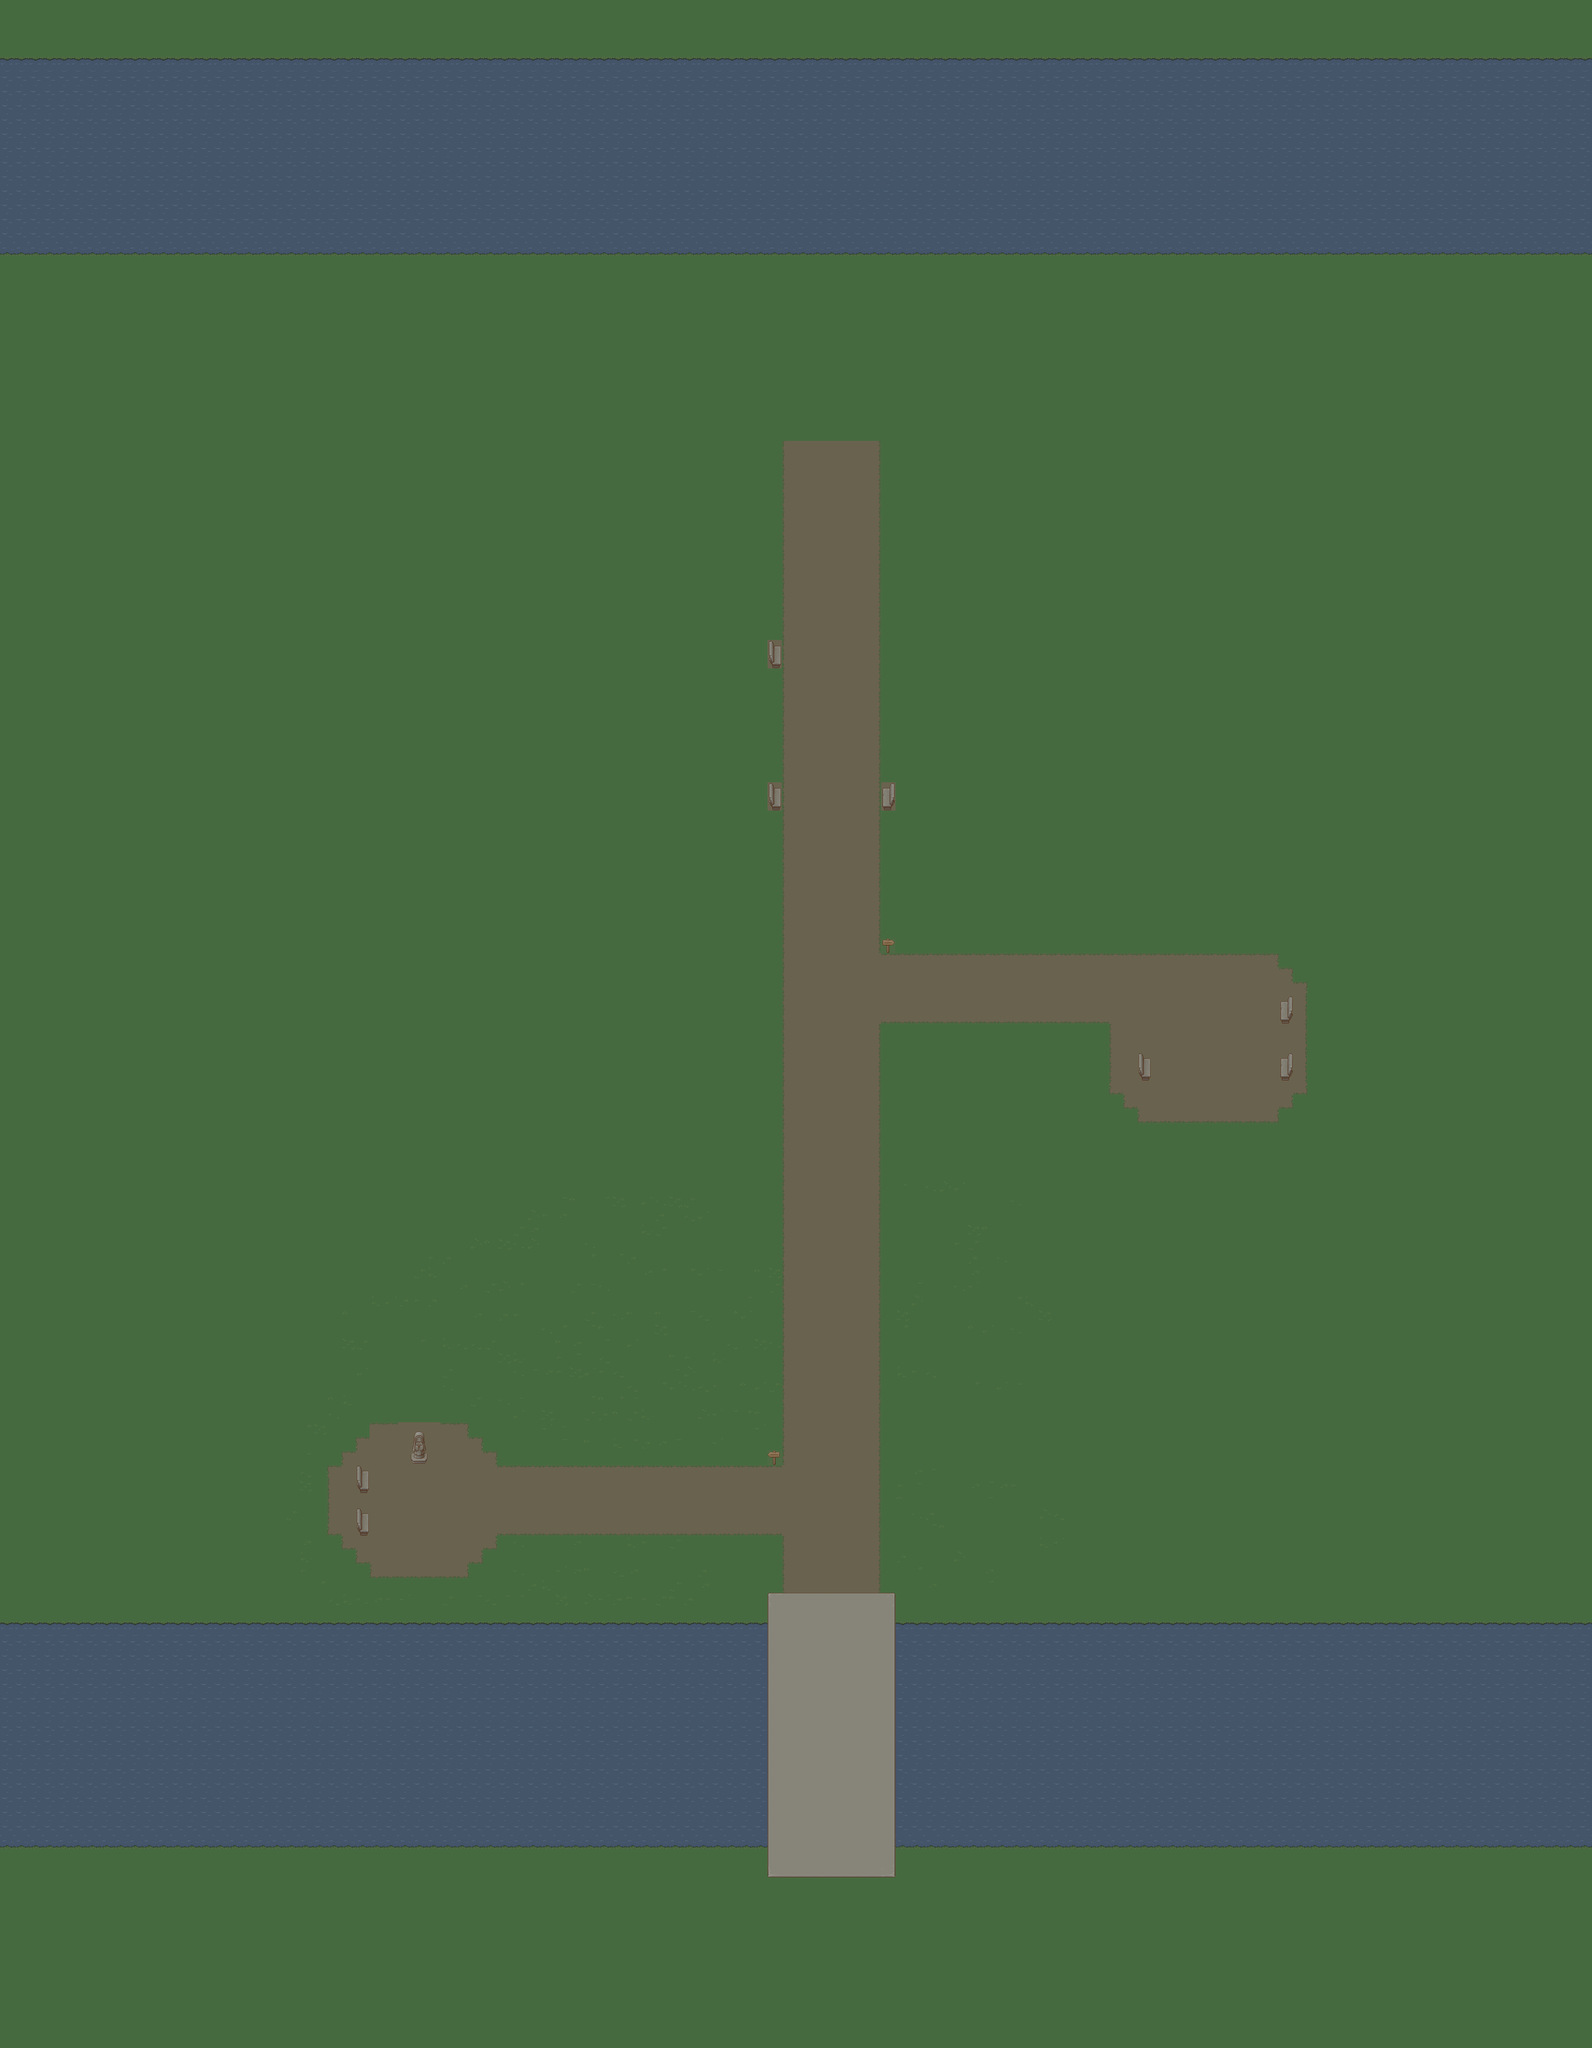

Rendered tile map (Tiled .tmx) drawn with the repository's tilesets; below, a short description and the map source with its tile grids summarised:
An orthogonal 112x144 tile map with 32x32 px tiles, 6 tile layers (muru, jõgi, mullatee, props, ...), 7 tilesets and 125 objects (25x puu 1, 23x lamp, 17x puud, 15x puu 3, 12x puu 2, ...).

<map version="1.10" tiledversion="1.11.0" orientation="orthogonal" renderorder="right-down" width="112" height="144" tilewidth="32" tileheight="32" infinite="0" backgroundcolor="#466a40" nextlayerid="19" nextobjectid="217">
 <tileset firstgid="1" source="../../graphics/tilesets kirke/IMG_2400.tsx" />
 <tileset firstgid="4" source="../../graphics/tilesets kirke/TX Tileset Stone Ground.tsx" />
 <tileset firstgid="68" source="../../graphics/tilesets kirke/IMG_2406.tsx" />
 <tileset firstgid="132" source="../../graphics/tilesets kirke/IMG_2407.tsx" />
 <tileset firstgid="141" source="../../graphics/tilesets kirke/TX Props.tsx" />
 <tileset firstgid="397" source="../../graphics/tilesets kirke/objektid.tsx" />
 <tileset firstgid="406" source="../../graphics/tilesets kirke/lamp.tsx" />
 <layer id="2" name="muru" width="112" height="144">
  <data>[16128 cells, 16128 non-empty, 16 distinct tile ids]</data>
 </layer>
 <layer id="1" name="jõgi" width="112" height="144">
  <data>[16128 cells, 3360 non-empty, 3 distinct tile ids]</data>
 </layer>
 <layer id="8" name="mullatee" width="112" height="144">
  <data>[16128 cells, 1020 non-empty, 9 distinct tile ids]</data>
 </layer>
 <layer id="10" name="props" width="112" height="144">
  <data>[16128 cells, 28 non-empty, 16 distinct tile ids]</data>
 </layer>
 <layer id="9" name="puud" width="112" height="144">
  <data>[16128 cells, 0 non-empty, 0 distinct tile ids]</data>
 </layer>
 <layer id="7" name="kaarsild" width="112" height="144">
  <data>[16128 cells, 180 non-empty, 9 distinct tile ids]</data>
 </layer>
 <objectgroup id="12" name="Objektid">
  <object id="10" name="Delta" type="maja" gid="399" x="1668.83" y="1026" width="422" height="408.667" />
  <object id="27" name="puu 3" type="puud" gid="400" x="1519" y="3543.67" width="110" height="145" />
  <object id="28" name="puu 1" type="puud" gid="401" x="1482.67" y="3272.67" width="101" height="128" />
  <object id="29" name="puu 1" type="puud" gid="401" x="2076" y="3426" width="101" height="128" />
  <object id="30" name="puu 2" type="puud" gid="403" x="1017.67" y="3161.67" width="143" height="154" />
  <object id="31" name="puu 2" type="puud" gid="403" x="597" y="3593" width="143" height="154" />
  <object id="33" name="puu 2" type="puud" gid="403" x="985.667" y="3605" width="143" height="154" />
  <object id="35" name="puu 3" type="puud" gid="400" x="635.667" y="3242.33" width="110" height="145" />
  <object id="36" name="puu 3" type="puud" gid="400" x="536.333" y="3055.67" width="110" height="145" />
  <object id="37" name="puu 3" type="puud" gid="400" x="1335" y="2982.33" width="110" height="145" />
  <object id="39" name="puu 3" type="puud" gid="400" x="2203" y="3611" width="110" height="145" />
  <object id="40" name="puu 3" type="puud" gid="400" x="2299" y="3299.67" width="110" height="145" />
  <object id="41" name="puu 2" type="puud" gid="403" x="1991.67" y="3189" width="143" height="154" />
  <object id="42" name="puu 2" type="puud" gid="403" x="1661.67" y="3128.33" width="143" height="154" />
  <object id="43" name="puu 1" type="puud" gid="401" x="819.333" y="3134" width="101" height="128" />
  <object id="44" name="puu 1" type="puud" gid="401" x="527.333" y="3408.67" width="101" height="128" />
  <object id="45" name="puu 1" type="puud" gid="401" x="1260.67" y="3578" width="101" height="128" />
  <object id="46" name="puu 1" type="puud" gid="401" x="2427.33" y="3570.67" width="101" height="128" />
  <object id="49" name="lamp" gid="404" x="1730" y="3544.5" width="32" height="64" />
  <object id="50" name="lamp" gid="404" x="1983.5" y="3547.5" width="32" height="64" />
  <object id="51" name="lamp" gid="404" x="1631" y="3482" width="32" height="64" />
  <object id="52" name="lamp" gid="404" x="1632.5" y="3289.5" width="32" height="64" />
  <object id="53" name="lamp" gid="404" x="1153.5" y="3475.5" width="32" height="64" />
  <object id="54" name="lamp" gid="404" x="1152" y="3288" width="32" height="64" />
  <object id="55" name="lamp" gid="404" x="737.5" y="3288.5" width="32" height="64" />
  <object id="56" name="lamp" gid="404" x="736.5" y="3473.5" width="32" height="64" />
  <object id="57" name="lamp" gid="404" x="1730.5" y="3187" width="32" height="64" />
  <object id="58" name="lamp" gid="404" x="1984.5" y="3190" width="32" height="64" />
  <object id="59" name="lamp" gid="404" x="1731.5" y="2932.5" width="32" height="64" />
  <object id="60" name="lamp" gid="404" x="1984.5" y="2934.5" width="32" height="64" />
  <object id="62" name="lamp" gid="404" x="1728.5" y="2708.5" width="32" height="64" />
  <object id="63" name="lamp" gid="404" x="1984" y="2708" width="32" height="64" />
  <object id="82" name="puu 2" gid="403" x="694" y="2553" width="143" height="154" />
  <object id="83" name="puu 2" gid="403" x="1423" y="2308" width="143" height="154" />
  <object id="84" name="puu 2" gid="403" x="574" y="1927" width="143" height="154" />
  <object id="86" name="puu 2" gid="403" x="2802" y="3468" width="143" height="154" />
  <object id="87" name="puu 2" gid="403" x="2531" y="3217" width="143" height="154" />
  <object id="88" name="puu 2" gid="403" x="2171" y="2768" width="143" height="154" />
  <object id="89" name="puu 2" gid="403" x="3049.67" y="2416.67" width="143" height="154" />
  <object id="90" name="puu 2" gid="403" x="2235" y="2013" width="143" height="154" />
  <object id="91" name="puu 2" gid="403" x="1386" y="1373" width="143" height="154" />
  <object id="92" name="puu 2" gid="403" x="2057" y="1069" width="143" height="154" />
  <object id="93" name="puu 2" gid="403" x="2607" y="823" width="143" height="154" />
  <object id="94" name="puu 2" gid="403" x="808" y="870" width="143" height="154" />
  <object id="95" name="puu 3" gid="400" x="831" y="2840" width="110" height="145" />
  <object id="96" name="puu 3" gid="400" x="1181" y="2638" width="110" height="145" />
  <object id="97" name="puu 3" gid="400" x="804" y="2218" width="110" height="145" />
  <object id="98" name="puu 3" gid="400" x="3005.5" y="2220.5" width="110" height="145" />
  <object id="99" name="puu 3" gid="400" x="2736" y="2749" width="110" height="145" />
  <object id="100" name="puu 3" gid="400" x="2877" y="3105" width="110" height="145" />
  <object id="101" name="puu 3" gid="400" x="1299" y="1793" width="110" height="145" />
  <object id="102" name="puu 3" gid="400" x="633" y="1453" width="110" height="145" />
  <object id="103" name="puu 3" gid="400" x="1065" y="1226" width="110" height="145" />
  <object id="104" name="puu 3" gid="400" x="2579" y="1457" width="110" height="145" />
  <object id="105" name="puu 3" gid="400" x="2913" y="1896" width="110" height="145" />
  <object id="106" name="puu 3" gid="400" x="2962" y="1288" width="110" height="145" />
  <object id="107" name="puu 3" gid="400" x="2216" y="1428" width="110" height="145" />
  <object id="108" name="puu 3" gid="400" x="1567" y="1082" width="110" height="145" />
  <object id="109" name="puu 3" gid="400" x="1312" y="816" width="110" height="145" />
  <object id="110" name="puu 1" gid="401" x="1102" y="2868" width="101" height="128" />
  <object id="111" name="puu 1" gid="401" x="592" y="2765" width="101" height="128" />
  </objectgroup>
 <objectgroup id="18" name="Delta">
  <!-- 1 objects omitted --></objectgroup>
 <objectgroup id="11" name="Entities" visible="0">
  <!-- 1 objects omitted --></objectgroup>
 <objectgroup id="17" name="Monsters">
  <!-- 4 objects omitted --></objectgroup>
 <objectgroup id="14" name="Collisions">
  <!-- 18 objects omitted --></objectgroup>
</map>
<!-- 64 of 125 objects omitted -->
